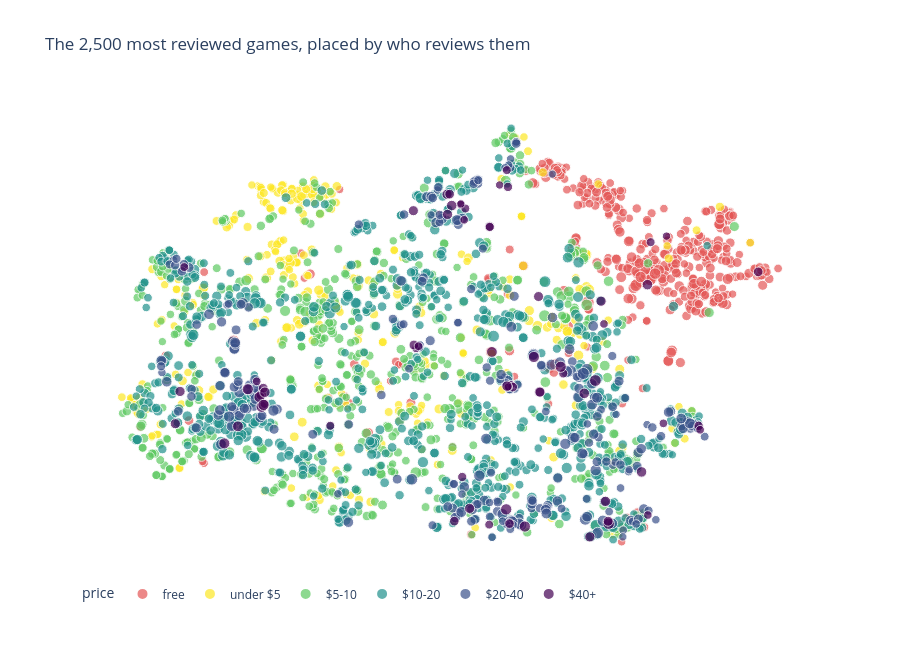

The code cell stored with this chart in its notebook:
### Markdown cell above
---

## A map of Steam

Steam has no geography in this data, but games do have neighbourhoods. We describe each game only by *who*
reviewed it, so two games end up close together when mostly the same people reviewed both. Price is never used
to place a game; it only sets the colour. The axes have no meaning, only the distances do (each game's list of
reviewers is compressed with SVD, then flattened to 2D with t-SNE). Hover a dot to see the game.

### Code cell
train_ev = ev.filter(pl.col("split") == "train")
top = (train_ev.group_by("product_id").agg(reviews=pl.len()).sort("reviews", descending=True).head(2_500)
               .join(games.select("product_id", "title", "price"), on="product_id").with_row_index("g"))
sub = train_ev.join(top.select("product_id", "g"), on="product_id")
sub = (sub.join(sub.group_by("user_id").len().filter(pl.col("len") >= 3).select("user_id").with_row_index("u"), on="user_id"))
counts = sp.csr_matrix((np.ones(sub.height), (sub["g"].to_numpy(), sub["u"].to_numpy())), shape=(top.height, sub["u"].max() + 1))
factors = TruncatedSVD(32, random_state=0).fit_transform(normalize(counts))
xy = TSNE(2, init="pca", perplexity=40, random_state=0).fit_transform(normalize(factors))
RANGES = ["free", "under $5", "$5-10", "$10-20", "$20-40", "$40+"]
COLORS = ["#e45756", "#fde725", "#5ec962", "#21918c", "#3b528b", "#440154"]
steam_map = top.with_columns(x=pl.Series(xy[:, 0]), y=pl.Series(xy[:, 1]), size=pl.col("reviews").log10(),
                             price_range=pl.col("price").cut([0, 4.99, 9.99, 19.99, 39.99], labels=RANGES).cast(pl.Utf8))
(px.scatter(steam_map.to_pandas(), x="x", y="y", color="price_range", size="size", size_max=9, hover_name="title",
            hover_data={"price": True, "reviews": True, "x": False, "y": False, "size": False, "price_range": False},
            category_orders={"price_range": RANGES}, color_discrete_sequence=COLORS, height=650, render_mode="svg",
            labels={"price_range": "price"}, title="The 2,500 most reviewed games, placed by who reviews them")
   .update_xaxes(visible=False).update_yaxes(visible=False)
   .update_layout(plot_bgcolor="white", legend=dict(orientation="h", yanchor="top", y=-0.02, xanchor="left", x=0)))

### Figure 1 — Plotly figure (JSON) as saved in the notebook; plotly's stock layout.template omitted (floating-point values rounded to 4 significant figures; data arrays with more than 128 entries replaced by an {"elided": "..."} marker saying what was removed)
{"data": [{"customdata": {"elided": "386x4 mixed values"}, "hovertemplate": "<b>%{hovertext}</b><br><br>reviews=%{customdata[1]}<extra></extra>", "hovertext": {"elided": "386 str values"}, "legendgroup": "free", "marker": {"color": "#e45756", "size": {"elided": "386 float values"}, "sizemode": "area", "sizeref": 0.0574, "symbol": "circle"}, "mode": "markers", "name": "free", "orientation": "v", "showlegend": true, "type": "scatter", "x": {"elided": "386 float values"}, "xaxis": "x", "y": {"elided": "386 float values"}, "yaxis": "y"}, {"customdata": {"elided": "341x4 mixed values"}, "hovertemplate": "<b>%{hovertext}</b><br><br>reviews=%{customdata[1]}<extra></extra>", "hovertext": {"elided": "341 str values"}, "legendgroup": "under $5", "marker": {"color": "#fde725", "size": {"elided": "341 float values"}, "sizemode": "area", "sizeref": 0.0574, "symbol": "circle"}, "mode": "markers", "name": "under $5", "orientation": "v", "showlegend": true, "type": "scatter", "x": {"elided": "341 float values"}, "xaxis": "x", "y": {"elided": "341 float values"}, "yaxis": "y"}, {"customdata": {"elided": "628x4 mixed values"}, "hovertemplate": "<b>%{hovertext}</b><br><br>reviews=%{customdata[1]}<extra></extra>", "hovertext": {"elided": "628 str values"}, "legendgroup": "$5-10", "marker": {"color": "#5ec962", "size": {"elided": "628 float values"}, "sizemode": "area", "sizeref": 0.0574, "symbol": "circle"}, "mode": "markers", "name": "$5-10", "orientation": "v", "showlegend": true, "type": "scatter", "x": {"elided": "628 float values"}, "xaxis": "x", "y": {"elided": "628 float values"}, "yaxis": "y"}, {"customdata": {"elided": "810x4 mixed values"}, "hovertemplate": "<b>%{hovertext}</b><br><br>reviews=%{customdata[1]}<extra></extra>", "hovertext": {"elided": "810 str values"}, "legendgroup": "$10-20", "marker": {"color": "#21918c", "size": {"elided": "810 float values"}, "sizemode": "area", "sizeref": 0.0574, "symbol": "circle"}, "mode": "markers", "name": "$10-20", "orientation": "v", "showlegend": true, "type": "scatter", "x": {"elided": "810 float values"}, "xaxis": "x", "y": {"elided": "810 float values"}, "yaxis": "y"}, {"customdata": {"elided": "267x4 mixed values"}, "hovertemplate": "<b>%{hovertext}</b><br><br>reviews=%{customdata[1]}<extra></extra>", "hovertext": {"elided": "267 str values"}, "legendgroup": "$20-40", "marker": {"color": "#3b528b", "size": {"elided": "267 float values"}, "sizemode": "area", "sizeref": 0.0574, "symbol": "circle"}, "mode": "markers", "name": "$20-40", "orientation": "v", "showlegend": true, "type": "scatter", "x": {"elided": "267 float values"}, "xaxis": "x", "y": {"elided": "267 float values"}, "yaxis": "y"}, {"customdata": {"elided": "68x4 mixed values"}, "hovertemplate": "<b>%{hovertext}</b><br><br>reviews=%{customdata[1]}<extra></extra>", "hovertext": ["Tom Clancy’s The Division™", "VEGAS Movie Studio 13 Platinum - Steam Powered", "No Man's Sky", "Call of Duty®: Black Ops II", "DYNASTY WARRIORS 8: Xtreme Legends Complete Edition / 真・三國無双７ with 猛将伝", "Watch_Dogs® 2", "ARK: Survival Of The Fittest", "SAMURAI WARRIORS 4-II", "Manga Maker Comipo", "Stronghold Crusader 2", "HIS (Heroes In the Sky)", "Total War™: ROME II - Emperor Edition", "Call of Duty®: Ghosts", "Just Cause™ 3", "ARK: Survival Evolved", "WWE 2K16", "F.E.A.R.", "Steam Controller", "Might & Magic® Heroes® VII", "Total War: ATTILA", "The Incredible Adventures of Van Helsing: Final Cut", "Tales of Zestiria", "DiRT 4", "NOBUNAGA'S AMBITION: Sphere of Influence", "FOR HONOR™", "Tales of Berseria™", "Call of Duty®: Infinite Warfare", "EARTH DEFENSE FORCE 4.1 The Shadow of New Despair", "Ride 2", "HEX: Shards of Fate", "DARK SOULS™ III", "F1 2016", "Toukiden 2", "Deus Ex: Mankind Divided", "WRC 6 FIA World Rally Championship", "Sid Meier’s Civilization® VI", "CLANNAD", "XCOM® 2", "Torment: Tides of Numenera", "Divinity: Original Sin 2", "Arma II: DayZ Mod", "X-Plane 10 Global - 64 Bit", "Sniper Ghost Warrior 3", "Call of Duty®: Black Ops III", "NBA 2K16", "RPG Maker VX Ace", "Zombie Army Trilogy", "DYNASTY WARRIORS® 8 Empires", "DRAGON QUEST HEROES™ II", "Action! - Gameplay Recording and Streaming", "ACE - Arena: Cyber Evolution", "Toukiden: Kiwami", "NieR:Automata™", "Dead Rising 4", "Football Manager 2017", "TEKKEN 7", "Far Cry® Primal", "X-Plane 11", "Distant Worlds: Universe", "Sherlock Holmes: The Devil's Daughter", "Sleeping Dogs", "RPG Maker MV", "RaceRoom Racing Experience", "Command: Modern Air / Naval Operations WOTY", "One Piece Burning Blood", "NBA 2K17", "Call of Duty®: Advanced Warfare - Gold Edition", "WWE 2K17"], "legendgroup": "$40+", "marker": {"color": "#440154", "size": [2.398, 2.155, 3.204, 3.535, 2.928, 3.171, 3.186, 2.14, 2.029, 3.053, 2.013, 3.802, 3.657, 3.528, 3.963, 2.748, 2.991, 3.41, 2.476, 2.859, 2.371, 3.003, 2.507, 2.281, 3.614, 2.709, 2.403, 2.775, 2.114, 2.715, 3.616, 2.738, 2.146, 3.555, 2.0, 3.634, 2.322, 3.72, 2.943, 2.671, 3.064, 2.522, 2.712, 3.026, 3.119, 2.903, 3.016, 2.301, 2.004, 2.164, 2.322, 2.238, 3.202, 2.193, 3.184, 2.993, 3.187, 2.193, 2.666, 2.253, 3.374, 2.53, 3.127, 2.134, 2.14, 2.956, 3.647, 2.342], "sizemode": "area", "sizeref": 0.0574, "symbol": "circle"}, "mode": "markers", "name": "$40+", "orientation": "v", "showlegend": true, "type": "scatter", "x": [17.84, 32.74, 20.96, -32.56, -4.446, -27.07, 30.36, -4.059, 8.385, 24.13, 33.2, 24.59, -27.0, -27.34, 22.62, 6.896, -39.85, 7.237, 2.819, 24.52, -16.8, 0.5635, 9.748, 6.828, 17.46, 0.9458, -26.58, -4.366, 10.06, 46.83, 13.48, 10.31, 2.599, -29.07, 9.677, 12.14, 9.443, 9.359, 3.914, 1.638, 21.79, 37.98, -26.77, 23.47, 14.3, 14.17, -39.15, 3.278, 2.61, 23.9, 30.84, -3.678, 1.258, -27.74, 29.49, 0.6348, -26.53, 38.2, 9.857, -38.52, -30.53, 9.622, 9.471, 30.42, 3.11, 14.39, -26.73, 6.911], "xaxis": "x", "y": [-5.136, -15.51, -9.273, -19.67, 28.7, -9.598, 13.33, 0.08142, 34.05, -31.72, 23.41, -36.35, -12.06, -10.05, -6.601, 25.37, -15.58, -0.6681, -26.66, -35.85, -16.01, 32.11, -7.787, -36.56, -3.739, 32.14, -11.45, 0.7822, -7.477, 15.99, -1.711, -7.958, 29.94, -8.409, -7.985, -36.95, 37.14, -33.39, -33.18, -35.84, -39.1, -16.02, -8.194, 9.888, -8.961, 10.86, -8.874, 29.16, 30.12, 5.163, 22.16, 0.5383, 29.77, -6.768, -25.6, 27.93, -9.032, -16.84, -36.35, 16.99, -16.12, 33.64, -7.763, -34.56, 26.8, -9.015, -11.67, 25.33], "yaxis": "y"}], "layout": {"height": 650, "legend": {"itemsizing": "constant", "orientation": "h", "title": {"text": "price"}, "tracegroupgap": 0, "x": 0, "xanchor": "left", "y": -0.02, "yanchor": "top"}, "plot_bgcolor": "white", "title": {"text": "The 2,500 most reviewed games, placed by who reviews them"}, "xaxis": {"anchor": "y", "domain": [0.0, 1.0], "title": {"text": "x"}, "visible": false}, "yaxis": {"anchor": "x", "domain": [0.0, 1.0], "title": {"text": "y"}, "visible": false}}}
